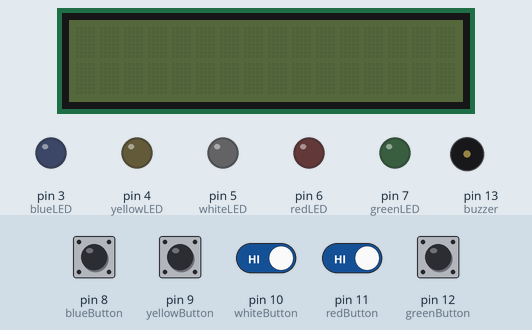
This sketch was run on a simulated Arduino Uno, built with avr-gcc and run on an emulated ATmega328P. On the bench: 16×2 character LCD, output pins drawn as LEDs (lit = HIGH), buzzer (waves = sounding, pin HIGH). Dashed ring = blinking. The test bench sets the inputs (shaded band); at power-on: pin 8 (blueButton), pin 9 (yellowButton), pin 10 (whiteButton), pin 11 (redButton), pin 12 (greenButton) HIGH. Random numbers use the default seed unless the sketch sets one.

Above: at 3.8 s.
3.9 s: pin 8 (blueButton) pulled LOW for 0.15 s
At 4.3 s:
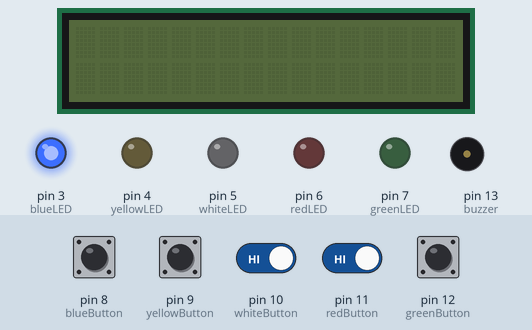
At 6.2 s:
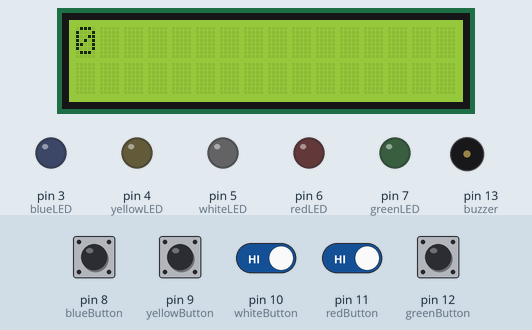
6.9 s: pin 9 (yellowButton) pulled LOW for 0.15 s
At 8.3 s:
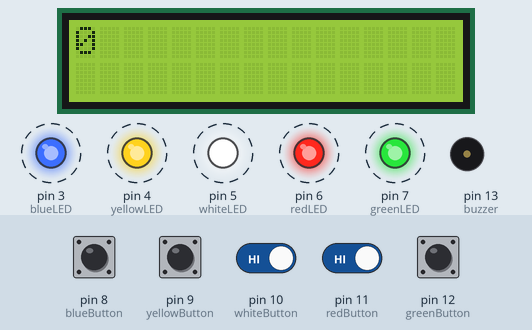
10.0 s: pin 10 (whiteButton) driven LOW and pin 11 (redButton) driven LOW
13.0 s: pin 10 (whiteButton) driven HIGH
Timing chart, 0 to 60.4 s (numbered marks = the images above; inputs shaded):
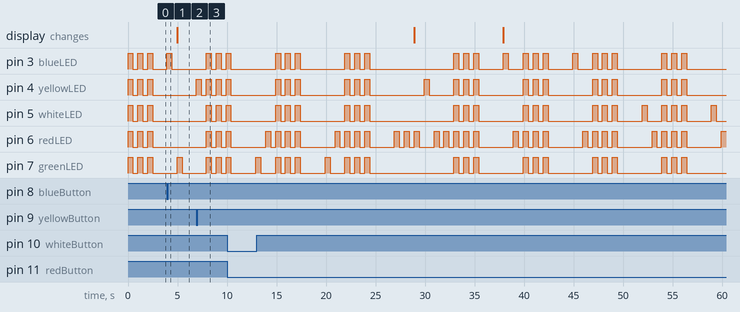

Measured:
- after the input at 3.9 s, pin 3 (blueLED): LOW → HIGH at once, → LOW 0.50 s later; pin 7 (greenLED): LOW → HIGH after 1.1 s, → LOW 0.50 s later
- after the input at 6.9 s, pin 3 (blueLED), pin 5 (whiteLED), pin 6 (redLED), pin 7 (greenLED): alternates HIGH for 0.50 s and LOW for 0.50 s, starting after 1.0 s; pin 4 (yellowLED): alternates HIGH for 0.50 s and LOW for 0.50 s, starting at once

The sketch:

simon_says.ino
```cpp
#include <Wire.h>
#include <LiquidCrystal_I2C.h>

const int blueLED = 3;
const int yellowLED = 4;
const int whiteLED = 5;
const int redLED = 6;
const int greenLED = 7;
const int blueButton = 8;
const int yellowButton = 9;
const int whiteButton = 10;
const int redButton = 11;
const int greenButton = 12;
const int buzzer = 13;

LiquidCrystal_I2C lcd(0x3F, 2, 1, 0, 4, 5, 6, 7, 3, POSITIVE);
int simonScore = 0;
int whackAMoleScore = 0;
int numbers[50];
char game;
unsigned long startGameTime;
unsigned long endGameTime;
const unsigned long GAME_TIME = 100000;

void setup()
{
  pinMode(blueLED,OUTPUT);
  pinMode(yellowLED,OUTPUT);
  pinMode(whiteLED,OUTPUT);
  pinMode(redLED,OUTPUT);
  pinMode(greenLED,OUTPUT);
  pinMode(blueButton,INPUT_PULLUP);
  pinMode(yellowButton,INPUT_PULLUP);
  pinMode(whiteButton,INPUT_PULLUP);
  pinMode(redButton,INPUT_PULLUP);
  pinMode(greenButton,INPUT_PULLUP);
  pinMode(buzzer,OUTPUT);

  digitalWrite(blueLED,LOW);
  digitalWrite(yellowLED,LOW);
  digitalWrite(whiteLED,LOW);
  digitalWrite(redLED,LOW);
  digitalWrite(greenLED,LOW);

  chooseGame();

  lcd.begin(16,2);
  lcd.backlight();
  lcd.print(0);

  randomSeed(analogRead(0));
}

void loop()
{
  if(game == 's')
  {
    numbers[simonScore] = random(0,5);
    showPattern();
    if(isCorrect())
    {
      simonScore++;
      lcd.clear();
      lcd.print(simonScore);
    }
    else
    {
      simonScore = 0;
      blinkAll();
      delay(2000);
      lcd.clear();
      lcd.print(0);
    }
  }
  else if(game == 'w')
  {
    startGameTime = millis();
    endGameTime = startGameTime + GAME_TIME;

    while(millis() < endGameTime)
    {
      int color = random(0,5);
      onLED(color);
      int button = getButtonPressed();
      if(button != -1 && button != color)
      {
        button = getButtonPressed();
      }
      if(button != -1)
      {
        offLED(color);
        whackAMoleScore++;
        lcd.clear();
        lcd.print(whackAMoleScore);
      }
    }

    whackAMoleScore = 0;
    blinkAll();
    delay(2000);
    lcd.clear();
    lcd.print(0);
  }
  else if(game == 'p')
  {
    int button = getButtonPressed();
    onLED(button);
    delay(100);
    offLED(button);
  }
}

// la - beep(3520,100)
// si - beep(3951,100)
// do - beep(4186,100)

void onLED(int color)
{
  if(color == 0)
  {
    digitalWrite(blueLED,HIGH);
    beep(2093,100);
  }
  else if(color == 1)
  {
    digitalWrite(yellowLED,HIGH);
    beep(2349,100);
  }
  else if(color == 2)
  {
    digitalWrite(whiteLED,HIGH);
    beep(2637,100);
  }
  else if(color == 3)
  {
    digitalWrite(redLED,HIGH);
    beep(2793,100);
  }
  else if(color == 4)
  {
    digitalWrite(greenLED,HIGH);
    beep(3136,100);
  }
}

void offLED(int color)
{
  if(color == 0)
  {
    digitalWrite(blueLED,LOW);
  }
  else if(color == 1)
  {
    digitalWrite(yellowLED,LOW);
  }
  else if(color == 2)
  {
    digitalWrite(whiteLED,LOW);
  }
  else if(color == 3)
  {
    digitalWrite(redLED,LOW);
  }
  else if(color == 4)
  {
    digitalWrite(greenLED,LOW);
  }
}

void chooseGame()
{
  blinkAll();
  boolean isFinish = false;
  while(!isFinish)
  {
    if(digitalRead(blueButton) == LOW)
    {
      blinkLED(0);
      game = 's';
      isFinish = true;
    }
    else if(digitalRead(yellowButton) == LOW)
    {
      blinkLED(1);
      game = 'w';
      isFinish = true;
    }
    else if(digitalRead(whiteButton) == LOW)
    {
      blinkLED(2);
      game = 'p';
      isFinish = true;
    }
  }
}

void blinkLED(int color)
{
  if(color == 0)
  {
    digitalWrite(blueLED,HIGH);
    delay(500);
    digitalWrite(blueLED,LOW);
    delay(500);
  }
  else if(color == 1)
  {
    digitalWrite(yellowLED,HIGH);
    delay(500);
    digitalWrite(yellowLED,LOW);
    delay(500);
  }
  else if(color == 2)
  {
    digitalWrite(whiteLED,HIGH);
    delay(500);
    digitalWrite(whiteLED,LOW);
    delay(500);
  }
  else if(color == 3)
  {
    digitalWrite(redLED,HIGH);
    delay(500);
    digitalWrite(redLED,LOW);
    delay(500);
  }
  else if(color == 4)
  {
    digitalWrite(greenLED,HIGH);
    delay(500);
    digitalWrite(greenLED,LOW);
    delay(500);
  }
}

void blinkAll()
{
  for(int i=0; i<3; i++)
  {
    digitalWrite(blueLED,HIGH);
    digitalWrite(yellowLED,HIGH);
    digitalWrite(whiteLED,HIGH);
    digitalWrite(redLED,HIGH);
    digitalWrite(greenLED,HIGH);
    delay(500);
    digitalWrite(blueLED,LOW);
    digitalWrite(yellowLED,LOW);
    digitalWrite(whiteLED,LOW);
    digitalWrite(redLED,LOW);
    digitalWrite(greenLED,LOW);
    delay(500);
  }
}

void showPattern()
{
  for(int i=0; i<=simonScore; i++)
  {
    blinkLED(numbers[i]);
  }
}

boolean isCorrect()
{
  int i=0;
  while(i <= simonScore)
  {
    int button = getButtonPressed();
    if(button == numbers[i])
    {
      i++;
    }
    else
    {
      break;
    }
  }

  if(i > simonScore)
  {
    return true;
  }
  else
  {
    return false;
  }
}

int getButtonPressed()
{
  while(true)
  {
    if(digitalRead(blueButton) == LOW)
    {
      blinkLED(0);
      return 0;
    }
    else if(digitalRead(yellowButton) == LOW)
    {
      blinkLED(1);
      return 1;
    }
    else if(digitalRead(whiteButton) == LOW)
    {
      blinkLED(2);
      return 2;
    }
    else if(digitalRead(redButton) == LOW)
    {
      blinkLED(3);
      return 3;
    }
    else if(digitalRead(greenButton) == LOW)
    {
      blinkLED(4);
      return 4;
    }

    if(game == 'w' && millis() >= endGameTime)
    {
      return -1;
    }
  }
}

void beep(int frequencyInHertz, long timeInMilliseconds)
{
  int x;
  long delayAmount = (long)(1000000/frequencyInHertz);
  long loopTime = (long)((timeInMilliseconds*1000)/(delayAmount*2));
  for (x=0; x<loopTime; x++)
  {
    digitalWrite(buzzer,HIGH);
    delayMicroseconds(delayAmount);
    digitalWrite(buzzer,LOW);
    delayMicroseconds(delayAmount);
  }
}
```
